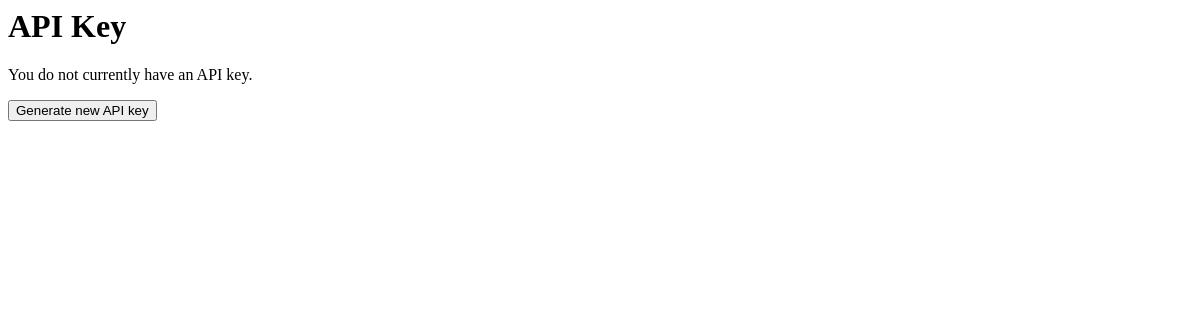
Page /bot/api-key/ on the earlier database version.
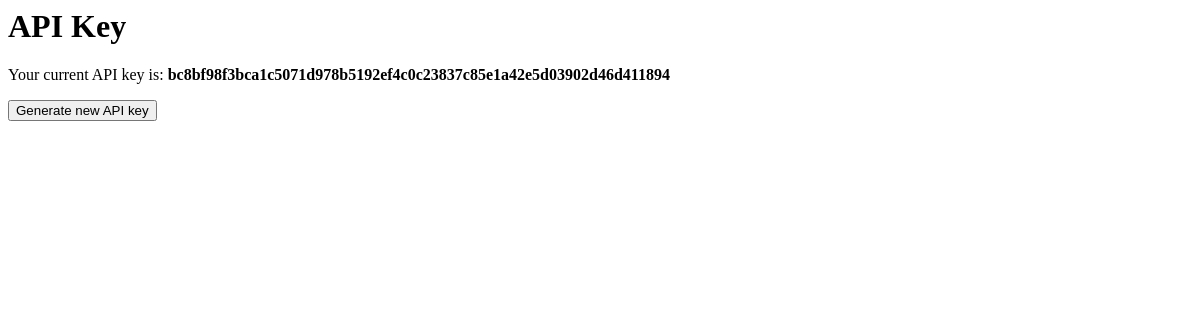
Same page on the later database version.
### ai_chatbot/models.py (models this page shows, shortened)
class ApiKey(models.Model):
    id = models.AutoField(primary_key=True)
    key = models.CharField(max_length=40, unique=True)

### ai_chatbot/views.py (the view)
# urls.py: path('api-key/', views.ApiKeyViewSet.api_key, name='view_create_api_key'),
    def api_key(request):
        try:
            api_key = ApiKey.objects.get(id=1)
        except ApiKey.DoesNotExist:
            api_key = None
        if request.method == 'POST':
            if api_key:
                api_key.delete()
            key = SecretKeyGenerator.generate_secret_key() # get_random_string(length=40)
            api_key = ApiKey.objects.create(id=1, key=key)
        context = {'api_key': api_key.key if api_key else None}
        return render(request, 'api_key.html', context)

### ai_chatbot/templates/api_key.html (shortened to what this page needs)
<html>
<h1>API Key</h1>
    {% if api_key %}
<p>Your current API key is: <strong>{{ api_key }}</strong></p>
    {% else %}
<p>You do not currently have an API key.</p>
    {% endif %}
<form method="POST">
    <button type="submit">Generate new API key</button>
</form>
</html>

Differences in the rows shown:
added ApiKey: key "bc8bf98f3bca1c5071d978b5192ef4c0c23837c85e1a42e5d03902d46d411894"
Other differences:
text no longer shown: "You do not currently have an API key."
text now shown: "Your current API key is:"
